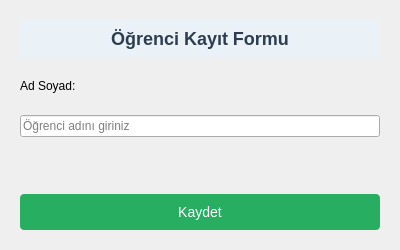
<?xml version="1.0" encoding="UTF-8"?>
<ui version="4.0">
 <class>KayitFormu</class>
 <widget class="QWidget" name="KayitFormu">
  <property name="geometry">
   <rect>
    <x>0</x>
    <y>0</y>
    <width>400</width>
    <height>250</height>
   </rect>
  </property>
  <property name="windowTitle">
   <string>OBYS - Kayıt Formu (Designer)</string>
  </property>
  <layout class="QVBoxLayout" name="anaDuzen">
   <property name="spacing">
    <number>12</number>
   </property>
   <property name="margin">
    <number>20</number>
   </property>
   <item>
    <widget class="QLabel" name="baslikEtiket">
     <property name="text">
      <string>Öğrenci Kayıt Formu</string>
     </property>
     <property name="alignment">
      <set>Qt::AlignCenter</set>
     </property>
     <property name="styleSheet">
      <string>font-size: 18px; font-weight: bold; color: #2c3e50; padding: 8px; background-color: #eaf2f8; border-radius: 4px;</string>
     </property>
    </widget>
   </item>
   <item>
    <widget class="QLabel" name="isimEtiket">
     <property name="text">
      <string>Ad Soyad:</string>
     </property>
    </widget>
   </item>
   <item>
    <widget class="QLineEdit" name="isimGiris">
     <property name="placeholderText">
      <string>Öğrenci adını giriniz</string>
     </property>
    </widget>
   </item>
   <item>
    <widget class="QLabel" name="durumEtiket">
     <property name="text">
      <string/>
     </property>
     <property name="alignment">
      <set>Qt::AlignCenter</set>
     </property>
    </widget>
   </item>
   <item>
    <widget class="QPushButton" name="kaydetButon">
     <property name="text">
      <string>Kaydet</string>
     </property>
     <property name="styleSheet">
      <string>background-color: #27ae60; color: white; padding: 10px; font-size: 14px; border-radius: 4px;</string>
     </property>
    </widget>
   </item>
  </layout>
 </widget>
 <resources/>
 <connections/>
</ui>
